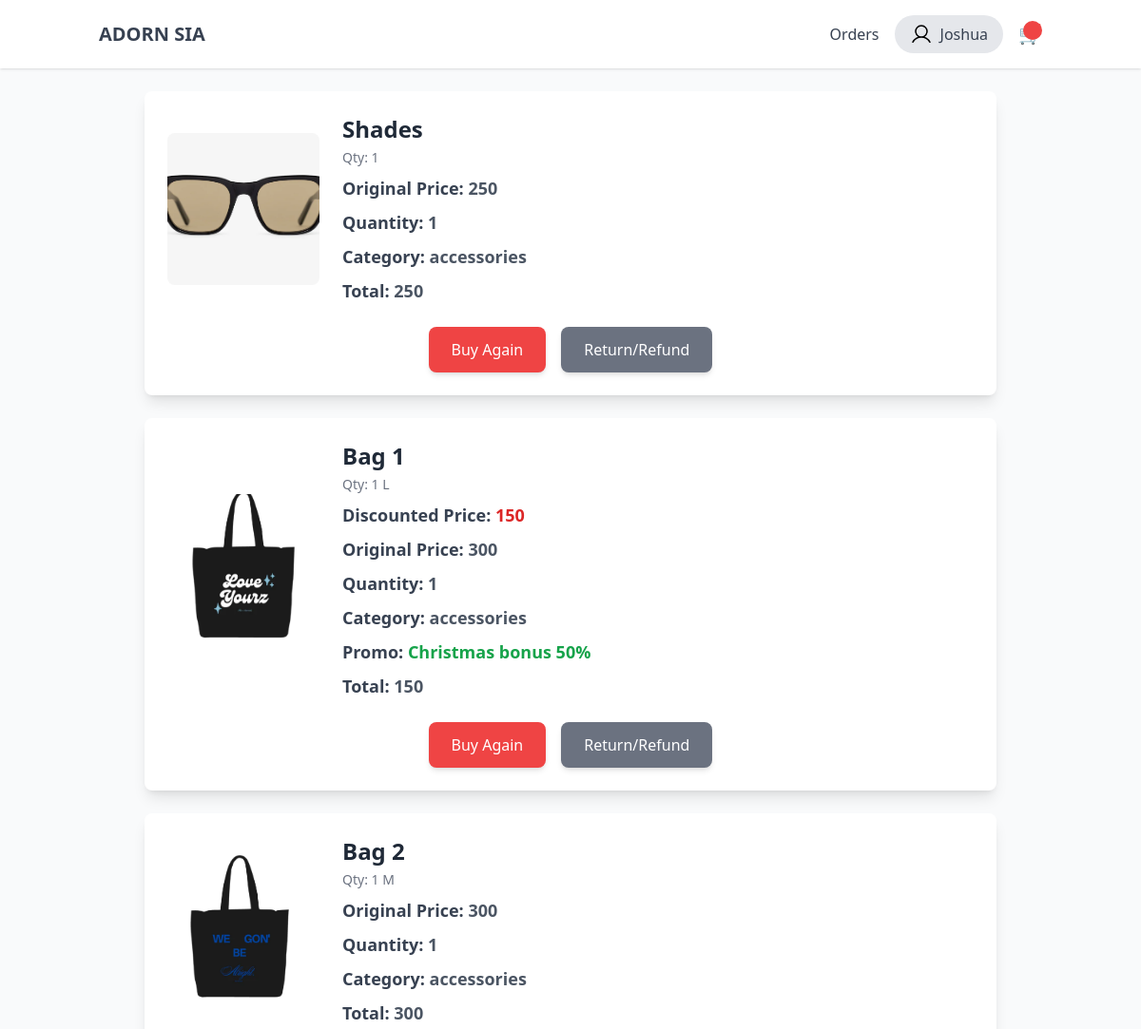
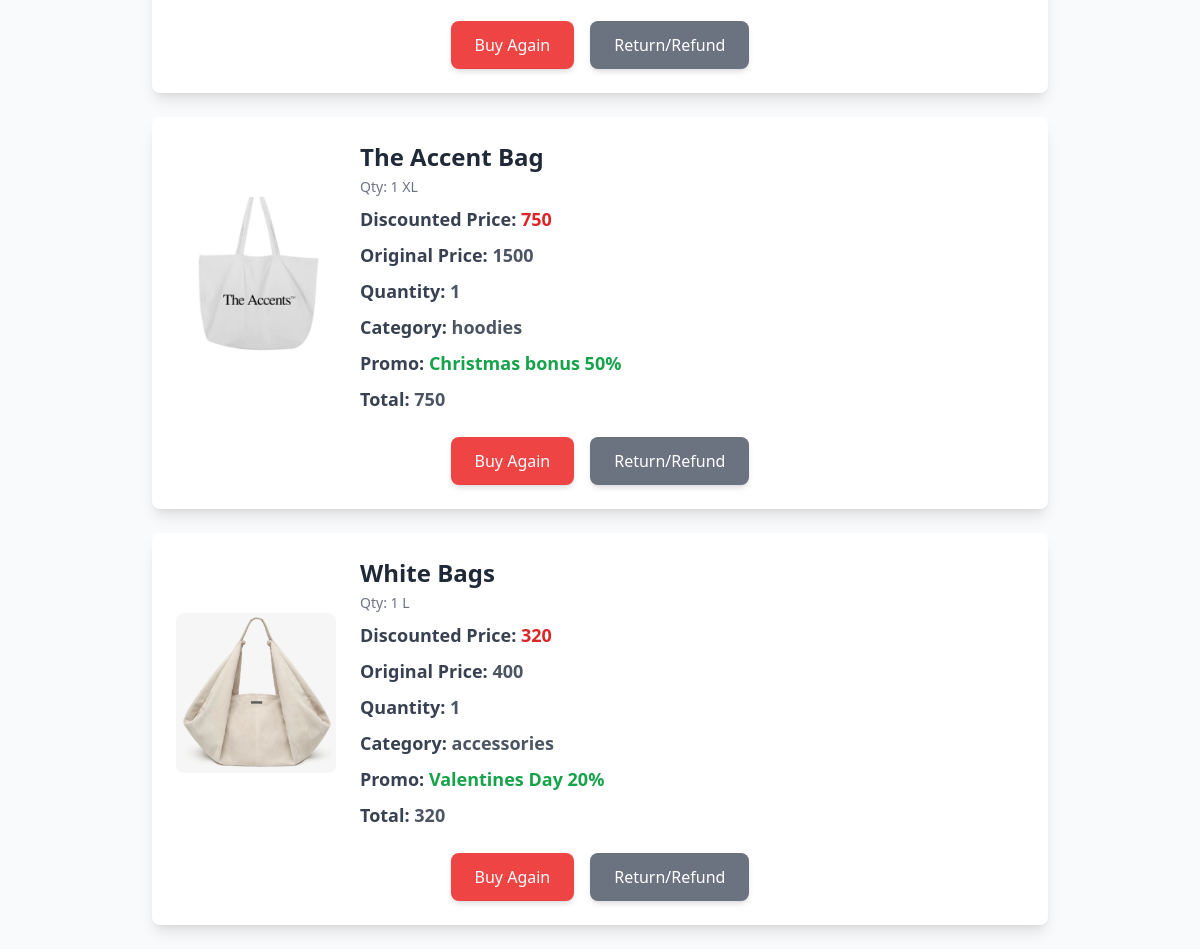
/customer/view_order_details.php?order_id=132 (signed in), run on the app's committed database (2 pictures, top to bottom).
### tables this page shows
CREATE TABLE `orders` (
  `order_id` int(11) NOT NULL,
  `order_code` varchar(255) NOT NULL,
  `order_user_id` int(11) NOT NULL,
  `mode_of_payment` varchar(255) NOT NULL,
  `proof_of_payment` varchar(255) DEFAULT NULL,
  `subtotal` decimal(10,2) NOT NULL,
  `vat` float NOT NULL,
  `sf` decimal(10,2) DEFAULT NULL,
  `total` decimal(10,2) NOT NULL,
  `delivery_address` varchar(255) NOT NULL,
  `order_date` datetime NOT NULL,
  `delivered_date` decimal(10,2) DEFAULT NULL,
  `order_status` varchar(60) NOT NULL,
  `reject_reason` varchar(255) DEFAULT NULL,
  `proof_of_del` varchar(255) DEFAULT NULL
);

CREATE TABLE `product` (
  `prod_id` int(11) NOT NULL,
  `prod_code` varchar(60) NOT NULL,
  `prod_name` varchar(60) NOT NULL,
  `prod_currprice` decimal(10,2) NOT NULL,
  `prod_category_id` int(11) NOT NULL,
  `prod_critical` int(11) NOT NULL,
  `prod_description` text NOT NULL,
  `prod_promo_id` int(11) DEFAULT NULL,
  `prod_image` varchar(255) NOT NULL,
  `prod_added` datetime NOT NULL,
  `prod_status` int(11) NOT NULL DEFAULT 1 COMMENT '0=Not Active,\r\n1=Active,\r\n3=Archive',
  `product_stocks` int(11) NOT NULL
);

CREATE TABLE `orders_item` (
  `item_id` int(11) NOT NULL,
  `item_order_id` int(11) NOT NULL,
  `item_product_id` int(11) NOT NULL,
  `item_size` varchar(60) DEFAULT NULL,
  `item_qty` int(11) NOT NULL,
  `item_product_price` decimal(10,0) NOT NULL,
  `promo_discount` varchar(255) DEFAULT NULL,
  `item_total` decimal(10,0) NOT NULL
);

CREATE TABLE `category` (
  `category_id` int(11) NOT NULL,
  `category_name` varchar(60) NOT NULL,
  `category_description` text NOT NULL,
  `status` int(11) NOT NULL DEFAULT 1 COMMENT '0=InActive 1=Active'
);

### customer/view_order_details.php (called while the page is built)
<?php
include "component/header.php";
include('backend/class.php');
$db = new global_class();
include "backend/end-points/list_order_item.php";
?>
<?php include "component/footer.php"; ?>

### customer/backend/db.php (called while the page is built, shortened)
<?php
class db_connect
{
    public $host = db_host;
    public $user = db_user;
    public $pass = db_pass;
    public $name = db_name;
    public function connect()
    {
        try {
            $this->conn = new mysqli($this->host, $this->user, $this->pass, $this->name);
        } catch (\Throwable $th) {
            header("Location:setup.php");
        }
    }
}

### customer/backend/class.php (called while the page is built, shortened)
<?php
include ('db.php');
class global_class extends db_connect
{
    public function fetch_order_item($userID,$order_id){
        $query = $this->conn->prepare("SELECT * FROM orders
        LEFT JOIN orders_item
        ON orders.order_id = orders_item.item_order_id
        LEFT JOIN product
        ON product.prod_id = orders_item.item_product_id
        LEFT JOIN category
        ON category.category_id = product.prod_category_id
        where orders.order_user_id = '$userID' AND orders_item.item_order_id ='$order_id'
        ");
        if ($query->execute()) {
            $result = $query->get_result();
            return $result;
        }
    }
}

### customer/backend/end-points/list_order_item.php (the view)
<div class="flex flex-col lg:flex-row items-center justify-center">
  <main class="flex-1 p-6">
    <div class="space-y-6">
      <?php
        $order_id = $_GET['order_id'];
        $fetch_orders = $db->fetch_order_item($userID, $order_id);
        foreach ($fetch_orders as $order):
            $promo_discount = json_decode($order['promo_discount'], true);
      ?>
      <div class="bg-white shadow-lg rounded-lg p-6 max-w-4xl mx-auto relative">
        <div class="flex flex-col lg:flex-row items-center justify-center gap-6">
          <img src="../upload/<?=$order['prod_image']?>" alt="Product Image" class="w-40 h-40 object-cover rounded-lg mx-auto lg:mx-0">
          <div class="flex-1 text-center lg:text-left">
            <h3 class="text-2xl font-semibold text-gray-800"><?= ucfirst($order['prod_name']) ?></h3>
            <p class="text-sm text-gray-500 mt-1">Qty: <?=$order['item_qty']?> <?php echo ($order['item_size'] == "N/A") ? "" : $order['item_size']; ?></p>
            <?php if ($promo_discount['promoRate']) { ?>
                <p class="text-lg font-semibold text-gray-700 mt-2">Discounted Price:
                  <span class="text-red-600"><?= $order['item_product_price'] - ($order['item_product_price'] * $promo_discount['promoRate']); ?></span>
                </p>
            <?php } ?>
            <p class="text-lg font-semibold text-gray-700 mt-2">Original Price:
              <span class="text-gray-600"><?= $order['item_product_price']; ?></span>
            </p>
            <p class="text-lg font-semibold text-gray-700 mt-2">Quantity:
              <span class="text-gray-600"><?= $order['item_qty']; ?></span>
            </p>
            <p class="text-lg font-semibold text-gray-700 mt-2">Category:
              <span class="text-gray-600"><?= $order['category_name']; ?></span>
            </p>
            <?php if ($promo_discount['promoRate']) { ?>
                <p class="text-lg font-semibold text-gray-700 mt-2">Promo:
                  <span class="text-green-600"><?= $promo_discount['promoName']; ?> <?= ($promo_discount['promoRate'] * 100); ?>%</span>
                </p>
            <?php } ?>
            <p class="text-lg font-semibold text-gray-700 mt-2">Total:
              <span class="text-gray-600"><?= $order['item_total']; ?></span>
            </p>
          </div>
        </div>
        <div class="w-full mt-6">
          <?php if ($order['order_status'] == "Delivered") { ?>
            <div class="flex flex-col sm:flex-row sm:space-x-4 space-y-2 sm:space-y-0 w-full items-center justify-center">
              <button class="bg-red-500 text-white px-6 py-3 rounded-lg shadow-md hover:bg-red-600 transition-colors duration-300 w-full sm:w-auto
              btnAddToCart"
              data-product_id="<?=$order['item_product_id']?>"
              data-user_id="<?=$userID?>"
              >
                Buy Again
              </button>
              <button class="bg-gray-500 text-white px-6 py-3 rounded-lg shadow-md hover:bg-gray-600 transition-colors duration-300 w-full sm:w-auto">
                Return/Refund
              </button>
            </div>
          <?php } ?>
        </div>
      </div>
      <?php endforeach; ?>
    </div>
  </main>
</div>

### data on the page
orders: product.prod_image (picture), product.prod_name "Shades", orders_item.item_qty "1", orders_item.item_product_price "250", category.category_name "accessories", orders_item.item_total "250", product.prod_name "Bag 1", orders_item.item_size "L", orders_item.item_product_price+promo_discount "150", orders_item.item_product_price "300", orders_item.promo_discount "Christmas bonus", orders_item.promo_discount "50", orders_item.item_total "150", product.prod_name "Bag 2", orders_item.item_size "M", orders_item.item_total "300", product.prod_name "The Accent Bag", orders_item.item_size "XL", orders_item.item_product_price+promo_discount "750", orders_item.item_product_price "1500", category.category_name "hoodies", orders_item.item_total "750", product.prod_name "White Bags", orders_item.item_product_price+promo_discount "320", orders_item.item_product_price "400", orders_item.promo_discount "Valentines Day", orders_item.promo_discount "20", orders_item.item_total "320"

### other printed values
$firstname "Joshua"
